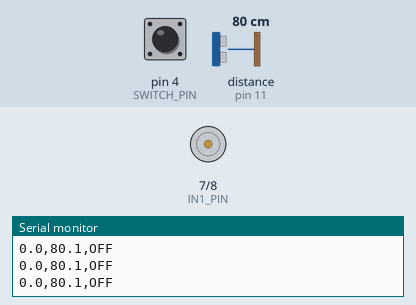
A sketch run on a simulated Arduino Uno, built with avr-gcc and run on an emulated ATmega328P. Shown: motor-driver pin pairs drawn as motors (green arrow = first pin HIGH = forward, orange = second pin HIGH = backward, longer = more drive, scaled by the enable pin), the last lines printed to the serial monitor. Wiring (inferred from the names in the program): ultrasonic range finder: trigger pin 10; echo pin 11. Inputs (shaded band) come from the test bench; at power-on: pin 4 (SWITCH_PIN) HIGH, distance to the obstacle (sensor on pin 11) 80 cm. The echo pulse lasts 58.3 µs per cm.

Above: at 1.2 s.
1.3 s: pin 4 (SWITCH_PIN) pulled LOW for 1 s
At 2.0 s:
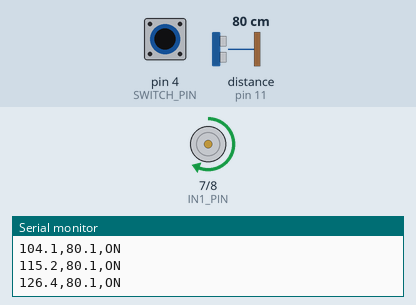
3.8 s: pin 4 (SWITCH_PIN) pulled LOW for 3.2 s
At 4.4 s:
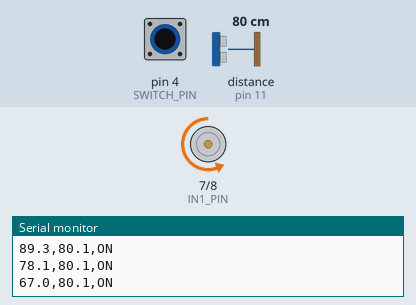
Timing chart, 0 to 8.5 s (numbered marks = the images above; inputs shaded):
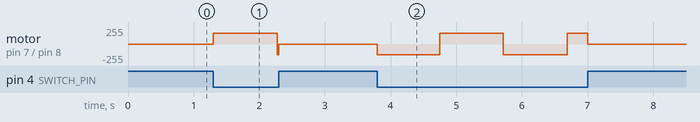

Measured:
- after the input at 1.3 s, motor on pin 7 (IN1_PIN) / pin 8 (IN2_PIN): stopped → forward 160/255 at once, → stopped 0.97 s later
- after the input at 3.8 s, motor on pin 7 (IN1_PIN) / pin 8 (IN2_PIN): stopped → backward 160/255 at once, → forward 160/255 0.95 s later, → backward 160/255 0.97 s later, → forward 160/255 0.97 s later, … (5 changes in this stretch)

The sketch:

Radar-3.0.ino
```cpp
/*
  ORBIT RADAR - Arduino UNO R3

  Serial format at 9600 baud:
  angle,distance_cm,motor_state
  Example: 42.5,36.2,ON

  Two-terminal switch:
    D4 --- switch --- GND
    Closed = motor ON
    Open   = motor OFF

  HC-SR04:
    TRIG -> D10
    ECHO -> D11

  L298N:
    ENA -> D5 (remove ENA jumper)
    IN1 -> D7
    IN2 -> D8
    OUT1, OUT2 -> motor
*/

const byte SWITCH_PIN = 4;

const byte ENA_PIN = 5;
const byte IN1_PIN = 7;
const byte IN2_PIN = 8;

const byte TRIG_PIN = 10;
const byte ECHO_PIN = 11;

const int MOTOR_PWM = 160;

// Calibrated time for one estimated 180-degree sweep.
const unsigned long SWEEP_TIME_MS = 970;

const unsigned long SAMPLE_INTERVAL_MS = 60;
const unsigned long ECHO_TIMEOUT_US = 20000UL;

float angleDeg = 0.0;
int direction = 1;

bool motorEnabled = false;
bool previousMotorEnabled = false;

unsigned long lastUpdateMs = 0;
unsigned long lastSampleMs = 0;

void stopMotor() {
  analogWrite(ENA_PIN, 0);
  digitalWrite(IN1_PIN, LOW);
  digitalWrite(IN2_PIN, LOW);
}

void driveMotor(int dir) {
  if (dir > 0) {
    digitalWrite(IN1_PIN, HIGH);
    digitalWrite(IN2_PIN, LOW);
  } else {
    digitalWrite(IN1_PIN, LOW);
    digitalWrite(IN2_PIN, HIGH);
  }

  analogWrite(ENA_PIN, MOTOR_PWM);
}

float measureDistanceCm() {
  digitalWrite(TRIG_PIN, LOW);
  delayMicroseconds(3);

  digitalWrite(TRIG_PIN, HIGH);
  delayMicroseconds(10);
  digitalWrite(TRIG_PIN, LOW);

  unsigned long duration =
    pulseIn(ECHO_PIN, HIGH, ECHO_TIMEOUT_US);

  if (duration == 0) {
    return -1.0;
  }

  float distanceCm = duration / 58.0;

  if (distanceCm < 2.0 || distanceCm > 350.0) {
    return -1.0;
  }

  return distanceCm;
}

void setup() {
  pinMode(SWITCH_PIN, INPUT_PULLUP);

  pinMode(ENA_PIN, OUTPUT);
  pinMode(IN1_PIN, OUTPUT);
  pinMode(IN2_PIN, OUTPUT);

  pinMode(TRIG_PIN, OUTPUT);
  pinMode(ECHO_PIN, INPUT);

  digitalWrite(TRIG_PIN, LOW);
  stopMotor();

  Serial.begin(9600);

  lastUpdateMs = millis();
  lastSampleMs = millis();
}

void loop() {
  unsigned long now = millis();

  // A closed switch pulls D4 LOW.
  motorEnabled = (digitalRead(SWITCH_PIN) == LOW);

  // Start or stop the motor when the switch changes.
  if (motorEnabled != previousMotorEnabled) {
    lastUpdateMs = now;

    if (motorEnabled) {
      driveMotor(direction);
    } else {
      stopMotor();
    }

    previousMotorEnabled = motorEnabled;
  }

  // Estimate angle only while motor is enabled.
  if (motorEnabled) {
    unsigned long dt = now - lastUpdateMs;
    lastUpdateMs = now;

    float degreesPerMs = 180.0 / SWEEP_TIME_MS;
    angleDeg += direction * degreesPerMs * dt;

    if (angleDeg >= 180.0) {
      angleDeg = 180.0;
      direction = -1;
      driveMotor(direction);
    } else if (angleDeg <= 0.0) {
      angleDeg = 0.0;
      direction = 1;
      driveMotor(direction);
    }
  } else {
    lastUpdateMs = now;
  }

  // Send distance and status continuously, even when motor is OFF.
  if (now - lastSampleMs >= SAMPLE_INTERVAL_MS) {
    lastSampleMs = now;

    float distanceCm = measureDistanceCm();

    Serial.print(angleDeg, 1);
    Serial.print(',');

    Serial.print(distanceCm, 1);
    Serial.print(',');

    Serial.println(motorEnabled ? "ON" : "OFF");
  }
}
```
